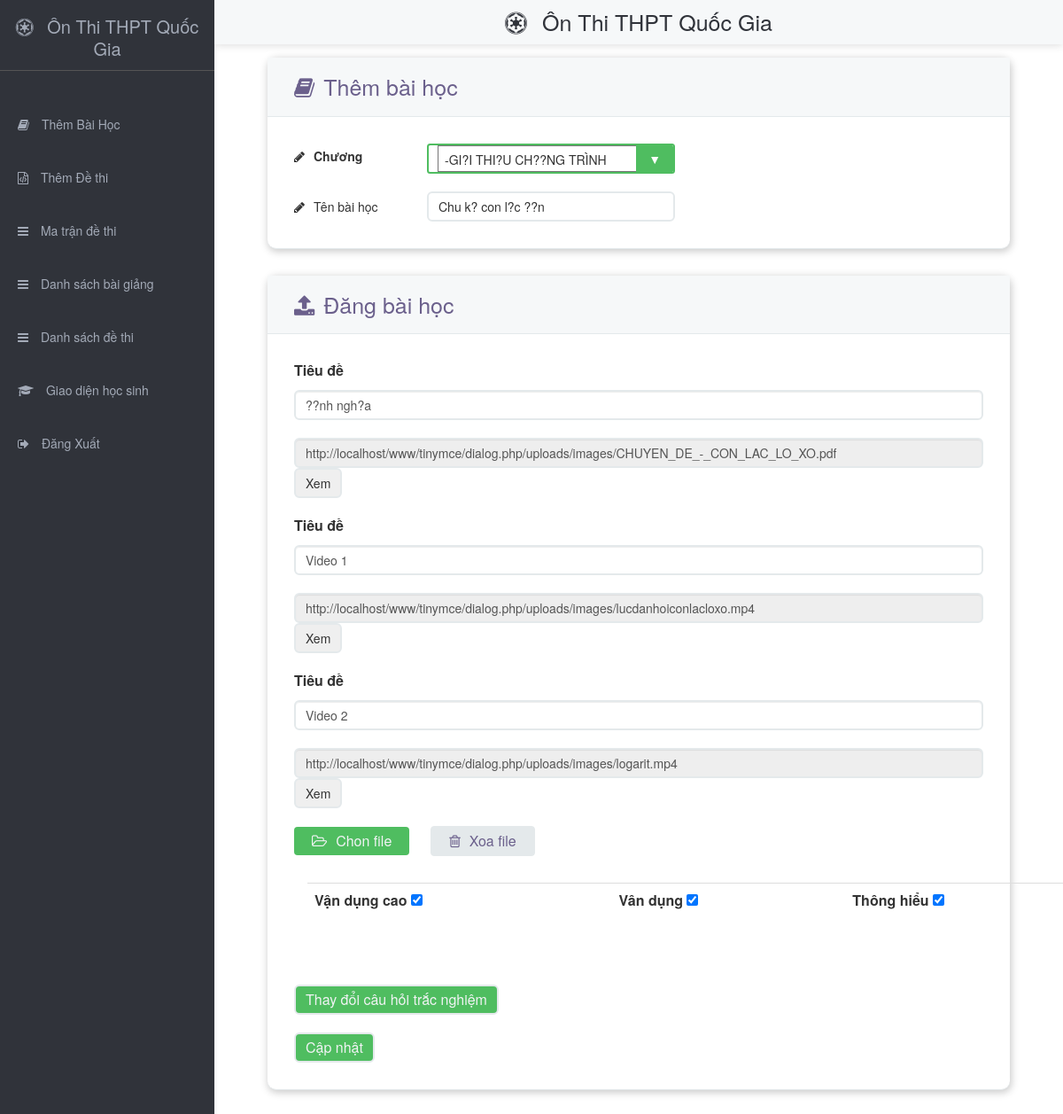
The app's page /update_baigiang.php?mabaigiang=1 with its own data.
### tables this page shows
CREATE TABLE IF NOT EXISTS `chitietcongthuc` (
  `MaChiTiet` int(11) NOT NULL,
  `TenCongThuc` text NOT NULL,
  `NoiDung` text NOT NULL,
  `MaChuong` int(11) NOT NULL,
  `linkvideo` text NOT NULL,
  `note` int(10) NOT NULL
);

### update_baigiang.php (the view, shortened to what this page needs)
<?php include_once('inc/function.php'); ?>
<?php include_once('inc/myconnect.php');
$mabaigiang=$_GET['mabaigiang'];
$query_2 = "SELECT * FROM chitietcongthuc WHERE MaChiTiet=".$mabaigiang;
$results_2 = mysqli_query($dbc, $query_2);
$bg = mysqli_fetch_array($results_2, MYSQLI_ASSOC);
?>
<link rel="stylesheet" type="text/css" href="site/css/style-admin.css">
<link rel="stylesheet" href="https://cdnjs.cloudflare.com/ajax/libs/font-awesome/4.7.0/css/font-awesome.min.css">
<link rel="stylesheet" href="https://maxcdn.bootstrapcdn.com/bootstrap/3.4.0/css/bootstrap.min.css">
    <div class ="main-container" style="display: flex;">
        <?php include("navBar.php"); ?>
        <div class ="wrapper">
            <?php include("headerAdmin.php"); ?>
            <div class="container-baihoc" id="baiHoc">
                <div class="wrap-contact100 fade-in">
                    <form class="contact100-form validate-form" name="frmbaiviet" method="POST" enctype="multipart/form-data">
                        <div class="baihoc-header">
                            <div class="baihoc-header-title"><span class="contact100-form-title"><i class="fa fa-book" aria-hidden="true"></i>Thêm bài học</span></div>
                            <div class="pad-30">
                                <div>
                                    <div class="form-group baihoc-chuong">
                                    <label class="label-input100"><i class="fa fa-pencil" aria-hidden="true"></i>Chương</label>
                                        <div class="select">
                                        </div>
                                    </div>
                                </div>
                                <div class="wrap-input100" data-validate = "Valid email is required: ex@abc.xyz">
                                    <span class="label-input100"><i class="fa fa-pencil" aria-hidden="true"></i>Tên bài học</span>
                                    <input class="input100" type="text" name="tenbaihoc"  value="<?php echo $bg['TenCongThuc']; ?>">
                                </div>
                            </div>
                        </div>
                        <div class="baihoc-content">
                            <div class="baihoc-header-title"><span class="contact100-form-title"><i class="fa fa-upload" aria-hidden="true"></i>Đăng bài học</span></div>
                            <div class="pad-30">
                                <div id='path-group'>
                                    <?php
                                        $query = "SELECT * FROM chitietcongthuc WHERE MaChiTiet=".$mabaigiang;
                                        $results = mysqli_query($dbc, $query);
                                        $ct = mysqli_fetch_array($results, MYSQLI_ASSOC);
                                        $link = $ct["linkvideo"];
                                        $link = ltrim($link, '["');
                                        $link = rtrim($link, '"]');
                                        $arr_link=explode('","',$link);
                                        $name = $ct["NoiDung"];
                                        $arr_name = explode(',',$name);
                                        for ($i=0; $i < count($arr_link); $i++) {
                                    ?>
                                    <p class="baihoc-small-title">Tiêu đề</p><input class="form-control dangbaihoc-input" value="<?php echo $arr_name[$i]; ?>" />
                                    <input class="form-control" value="<?php echo $arr_link[$i]; ?>" readonly="readonly"/>
                                    <input type="button" class="button-click" value="Xem" id="<?php echo $arr_link[$i]; ?>" /><br/><br/>
                                    <?php
                                    }
                                    ?>
                                </div>
                                <a href="#" id="select-img" title="Chon hinh anh" class="btn-style-general"><i class="fa fa-folder-open-o" aria-hidden="true"></i>Chon file</a>
                                <a href="#" id="remove-img" title="Xoa hinh anh" class="btn-style-remove"><i class="fa fa-trash-o" aria-hidden="true"></i>Xoa file</a>
                                <br/>
                                    <div class="tab-content row pad-30">
                <div class="container add-lesson-border">
            <div class="row choosen-courses">
                            <table class="table">
            <tr>
                <?php
                $mucdo = $ct['note'];
                $arr_ct = (explode(",",$mucdo));
                ?>
                <td>
                    <div class="form-check-inline">
                        <label class="container-btn1 mdl-radio__label">Vận dụng cao
                          <input type="checkbox" <?php if($arr_ct[3] !== '0'){ ?> checked="checked" <?php } ?> class="chb" name="mucdo[]" value="4">
                        </label>
                    </div>
                </td>
                <td>
                    <div class="form-check-inline">
                        <label class="container-btn1 mdl-radio__label">Vân dụng
                          <input type="checkbox" <?php if($arr_ct[2] !== '0'){ ?>  checked="checked" <?php } ?> class="chb" name="mucdo[]" value="3">
                        </label>
                    </div>
                </td>
                <td>
                    <div class="form-check-inline mdl-radio__label">
                        <label class="container-btn1 color-red">Thông hiểu
                          <input type="checkbox" <?php if($arr_ct[1] !== '0'){ ?>  checked="checked" <?php } ?> class="chb" name="mucdo[]" value="2">
                        </label>
                    </div>
                </td>
            </tr>
        </table>
    </div>
</div>
</div>
                                    <input type="submit" class="btn-style-general" name="2" value="Thay đổi câu hỏi trắc nghiệm"/>
                                <input type="submit" name="1" class="btn-style-general" value="Cập nhật">
                            </div>
                        </div>
                    </form>
                </div>
            </div>
        </div>
    </div>
</body>
</html>

### site/css/style-admin.css (style rules this page uses)
.select { position: relative; display: flex; width: 20em; height: 34px; line-height: 31px; background: #fff; overflow: hidden; border-radius: .25em; border: 2px solid #4fbd60; padding: 0px 10px; }
.select::after { content: '\25BC'; position: absolute; top: 0; right: 0; padding: 0 1em; background: #4fbd60; cursor: pointer; pointer-events: none; -webkit-transition: .25s all ease; -o-transition: .25s all ease; transition: .25s all ease; color:#fff; }
a { text-decoration: none!important; }
input { border:2px solid var(--color-border)!important; border-radius: 6px!important; padding: 5px 11px!important; }
.dangbaihoc-input { margin-bottom: 20px; }
.fa { margin-right: 10px; }
.pad-30 { padding: 30px; }
.contact100-form-title { font-size: 25px; color: var(--color-title); }
.form-group { margin-bottom: 0px; }
.baihoc-header { background: #fff; border-bottom: 1px solid var(--color-border); border-radius: 10px; box-shadow: var(--box-shadow); }
.baihoc-content { border-bottom: 1px solid var(--color-border); }
.baihoc-content { margin-top: 30px; background: #fff; border-bottom: 1px solid var(--color-border); border-radius: 10px; box-shadow: var(--box-shadow); }
.baihoc-header-title { background: var(--bg-footer); padding: 15px 30px; border-bottom: 1px solid var(--color-border); }
.btn-style-general { background-color: var(--bg-color); border: none; border-radius: 4px; font-weight: 400; color: #F1F3F4; padding: 6px 20px; font-size: 16px; line-height: 20px; display: inline-block; cursor: pointer; text-decoration: none; margin-right: 20px; }
.btn-style-remove { background-color: var(--color-border); border: 1px solid var(--color-border); border-radius: 4px; font-weight: 400; color: var(--color-title); padding: 6px 20px; font-size: 16px; line-height: 20px; display: inline-block; cursor: pointer; text-decoration: none; }
.baihoc-small-title { font-size: 16px; font-weight: 600; }
.baihoc-chuong { display: flex; }
.wrap-input100 { display: flex; margin-top: 20px; }
.input100 { width: 280px; }
.label-input100 { align-self: center; width: 150px; }
.wrap-contact100 { margin-top: 10px; }
.wrapper { margin: 0; overflow: auto; -webkit-overflow-scrolling: touch; height: 100vh; width: 100%; }
.container-baihoc { margin: 15px 60px 30px 60px; }

### site/css/styleSiteBar.css (style rules this page uses)
* { box-sizing: border-box; -moz-box-sizing:border-box; -webkit-box-sizing:border-box; }

### records on screen
chitietcongthuc: tenbaihoc "Chu k? con l?c ??n", NoiDung "??nh ngh?a", linkvideo "http://localhost/www/tinymce/dialog.php/uploads/images/CHUYEN_DE_-_CON_LAC_LO_XO.pdf", NoiDung "Video 1", linkvideo "http://localhost/www/tinymce/dialog.php/uploads/images/lucdanhoiconlacloxo.mp4", NoiDung "Video 2", linkvideo "http://localhost/www/tinymce/dialog.php/uploads/images/logarit.mp4", note "☑"

### other values on screen
form field TenChuong "-GI?I THI?U CH??NG TRÌNH"
